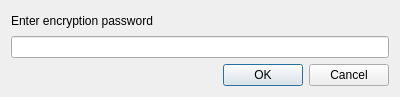
<?xml version="1.0" encoding="UTF-8"?>
<ui version="4.0">
 <class>PasswordDialog</class>
 <widget class="QDialog" name="PasswordDialog">
  <property name="geometry">
   <rect>
    <x>0</x>
    <y>0</y>
    <width>400</width>
    <height>97</height>
   </rect>
  </property>
  <property name="windowTitle">
   <string>Dialog</string>
  </property>
  <layout class="QVBoxLayout" name="verticalLayout">
   <item>
    <widget class="QLabel" name="label">
     <property name="text">
      <string>Enter encryption password</string>
     </property>
    </widget>
   </item>
   <item>
    <widget class="QLineEdit" name="lineEdit">
     <property name="inputMethodHints">
      <set>Qt::ImhHiddenText|Qt::ImhNoAutoUppercase|Qt::ImhNoPredictiveText|Qt::ImhSensitiveData</set>
     </property>
     <property name="echoMode">
      <enum>QLineEdit::Password</enum>
     </property>
    </widget>
   </item>
   <item>
    <widget class="QDialogButtonBox" name="buttonBox">
     <property name="orientation">
      <enum>Qt::Horizontal</enum>
     </property>
     <property name="standardButtons">
      <set>QDialogButtonBox::Cancel|QDialogButtonBox::Ok</set>
     </property>
    </widget>
   </item>
  </layout>
 </widget>
 <resources/>
 <connections>
  <connection>
   <sender>buttonBox</sender>
   <signal>accepted()</signal>
   <receiver>PasswordDialog</receiver>
   <slot>accept()</slot>
   <hints>
    <hint type="sourcelabel">
     <x>248</x>
     <y>254</y>
    </hint>
    <hint type="destinationlabel">
     <x>157</x>
     <y>274</y>
    </hint>
   </hints>
  </connection>
  <connection>
   <sender>buttonBox</sender>
   <signal>rejected()</signal>
   <receiver>PasswordDialog</receiver>
   <slot>reject()</slot>
   <hints>
    <hint type="sourcelabel">
     <x>316</x>
     <y>260</y>
    </hint>
    <hint type="destinationlabel">
     <x>286</x>
     <y>274</y>
    </hint>
   </hints>
  </connection>
 </connections>
</ui>
